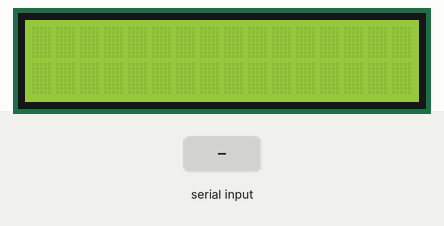
Simulated run of this sketch. Board: Arduino Uno, built with avr-gcc and run on an emulated ATmega328P. Shown: 16×2 character LCD. The inputs (shaded band) are chosen by the test bench.

Above: at 1.2 s.
1.3 s: "1" received over Serial
At 1.8 s:
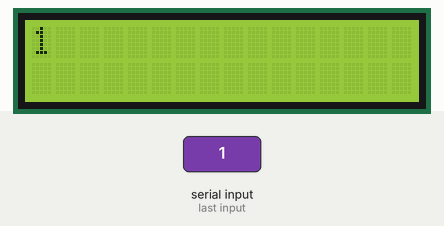
2.8 s: "0" received over Serial
At 4.0 s:
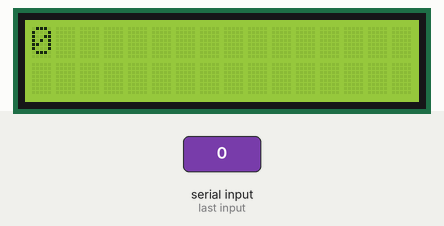
4.3 s: "2" received over Serial
At 5.3 s:
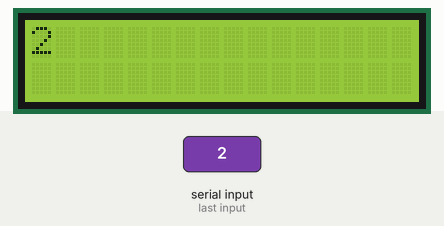
Timing chart, 0 to 7.3 s (numbered marks = the images above; inputs shaded):
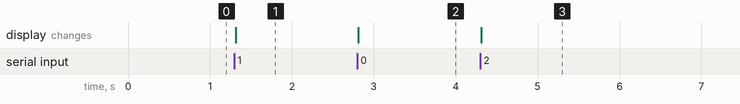

The sketch:

MessageGetter.ino
```cpp
#include <string.h>
#include <LiquidCrystal.h>


LiquidCrystal lcd(7, 8, 9, 10, 11, 12);
char currentCharacter = 0;
String content = "";


void setup() {

  Serial.begin(9600);
  lcd.begin(16, 2);

  /*pinMode(2, OUTPUT);
  pinMode(3, OUTPUT);
  pinMode(4, OUTPUT);
  analogWrite(2, 0);
  analogWrite(3, 0);
  analogWrite(4, 0);*/
}

void loop() {


  if(Serial.available()) {
    content = "";
    while(Serial.available()) {
      currentCharacter = Serial.read();
      content.concat(currentCharacter);
      delay(10);
    }
  }

  if(!content.equals("")) {
    lcd.clear();
    lcd.print(content);
  }


   content = "";


}
```

Measured:
- after the input at 1.3 s, the display: changes at once (image 1)
- after the input at 2.8 s, the display: changes at once (image 2)
- after the input at 4.3 s, the display: changes at once (image 3)
